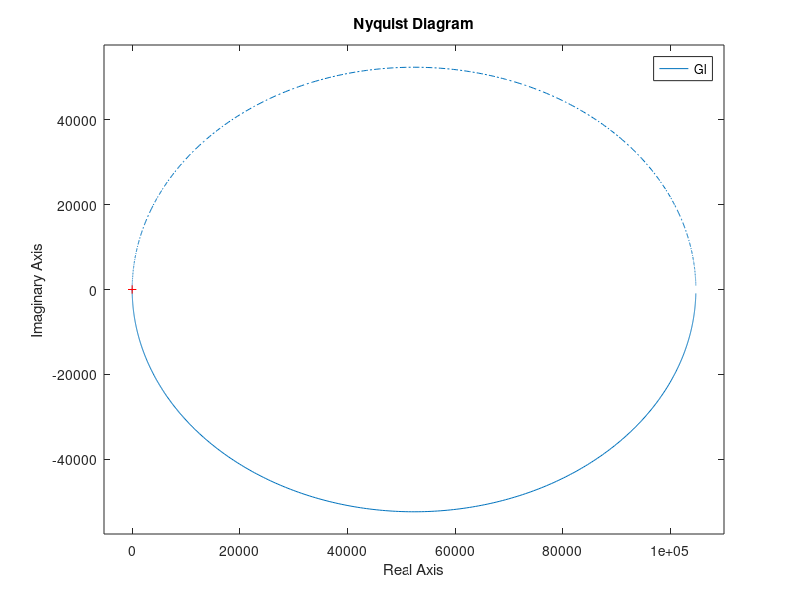
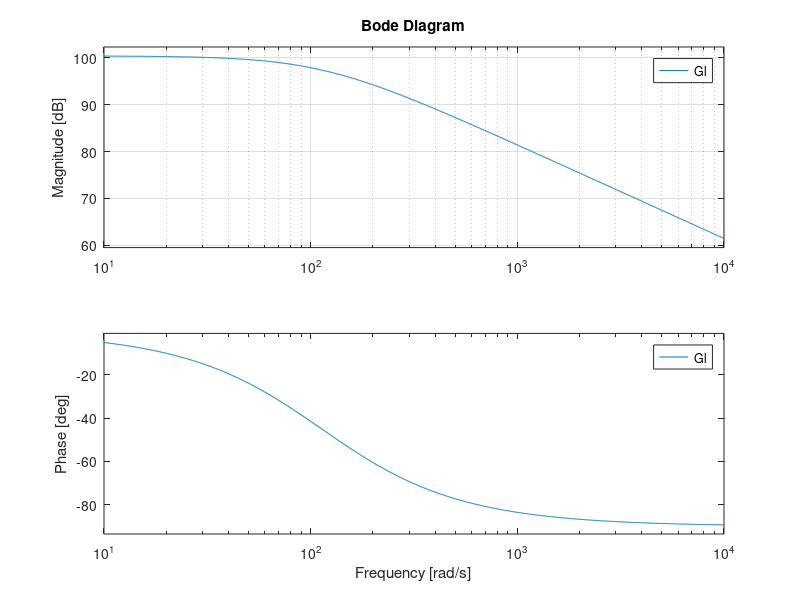
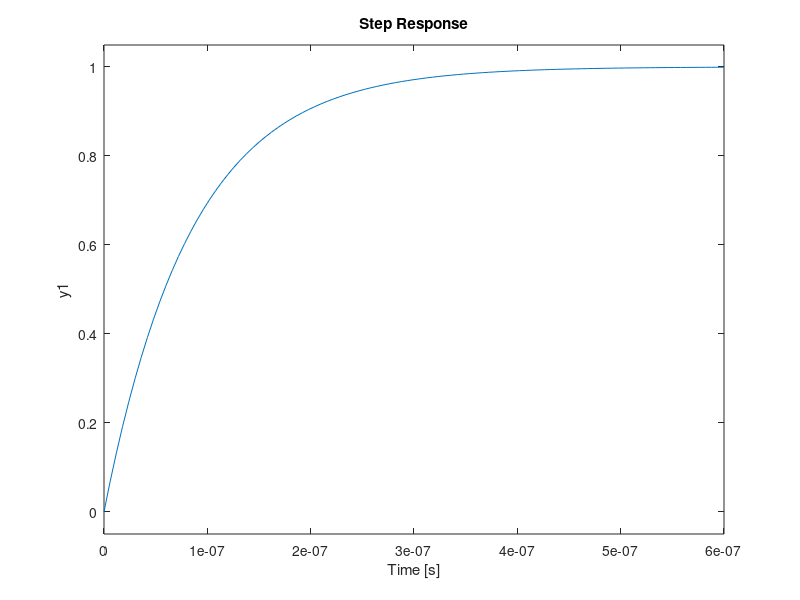
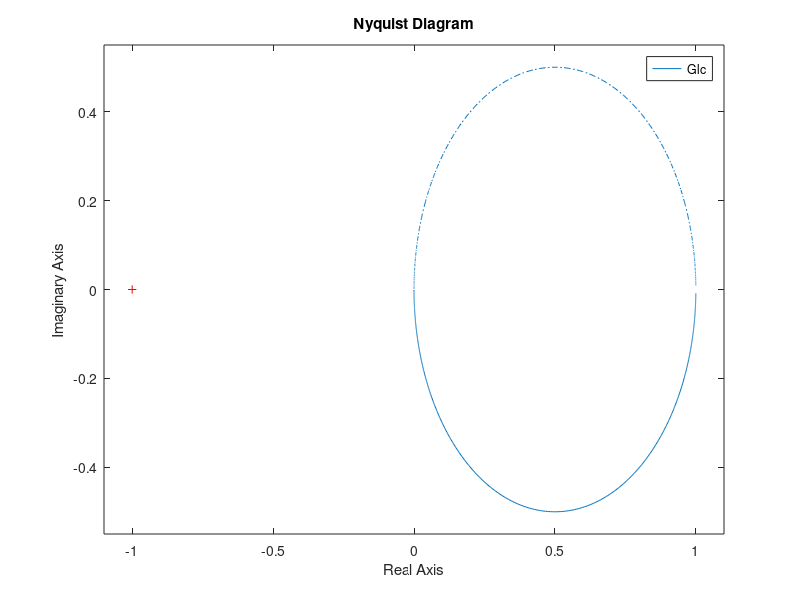

Reproduce these figures in MATLAB, in order. (Note: this script raises an error after producing the figures.)
%%                     MOTOR Corriente Directa
%%                       FT salida velocidad
%%          Se usan los parámetros de los motores Veneta 
%%  que se encuentran en el laboratorio de Sistemas de Control

Ra=1.5; %resistencia
Jm=5.18e-6; % inercia
ki=0.046; % constantes
kb=0.0191;

tau=(Ra*Jm)/(kb*ki);
K=1/kb; %% esta es Kcd

num1=K;
den1=[tau 1];
G1a=tf(num1, den1) % FT de primer orden
FLAG = true;

%% Control Proporcional de velocidad %%
% Ganancia proporcional
Kp=2000; % si se modifica esta ganancia cambiará la respuesta escalón y el bode
% FT de lazo
Gl=Kp*G1a;

figure()
nyquist(Gl)
grid

figure()
bode(Gl)
grid

%% Bode FT de lazo
%M = feedback(M1 ,M2) calcula la FT M
Glc = feedback(Gl, 1);

if(FLAG)
    figure()
    step(Glc)
    grid
    figure()
    nyquist(Glc)
    grid
end

%% Control PID
Gpi = feedback(Kp*(1+tf(1,[0.000008 0]+tf([0.004 0],[0.0008 1])))*G1a,1);
if(FLAG)
    figure()
    step(Gpi)
    grid
    figure()
    nyquist(Gpi)
    grid
end